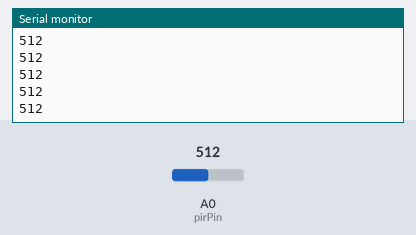
Simulated run of this sketch. Board: Arduino Uno, built with avr-gcc and run on an emulated ATmega328P. On the bench: the last lines printed to the serial monitor. The test bench sets the inputs (shaded band); at power-on: A0 (pirPin) = 512.

Above: at 1.2 s.
1.3 s: A0 (pirPin) set to 716
At 1.31 s:
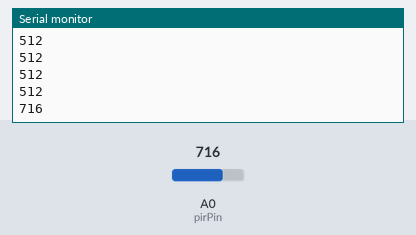
2.8 s: A0 (pirPin) set to 900
At 2.81 s:
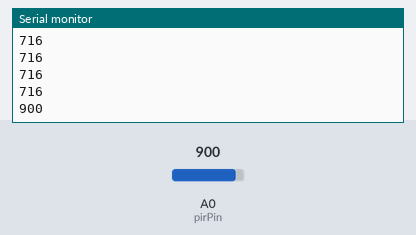
Timing chart, 0 to 5.8 s (numbered marks = the images above; inputs shaded):
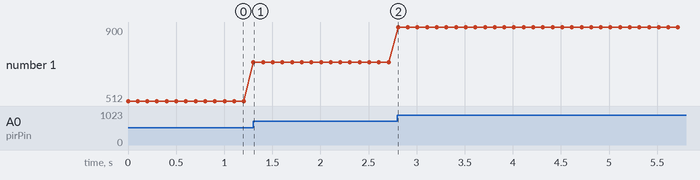

The sketch:

PirPlotter.ino
```cpp
constexpr int pirPin = A0;

void setup() {
	Serial.begin(9600);
}

void loop() {
	// A0 ピンの電圧を既定の 10 ビット値 (0〜1023) として読み取る
	int pirValue = analogRead(pirPin);
	Serial.println(pirValue);
	delay(100);
}
```

Measured:
- after the input at 1.3 s, the serial monitor: prints a new line at once (image 1)
- after the input at 2.8 s, the serial monitor: prints a new line at once (image 2)
- plotted number 1: 512 → 716 after the input at 1.3 s, 716 → 900 after the input at 2.8 s
